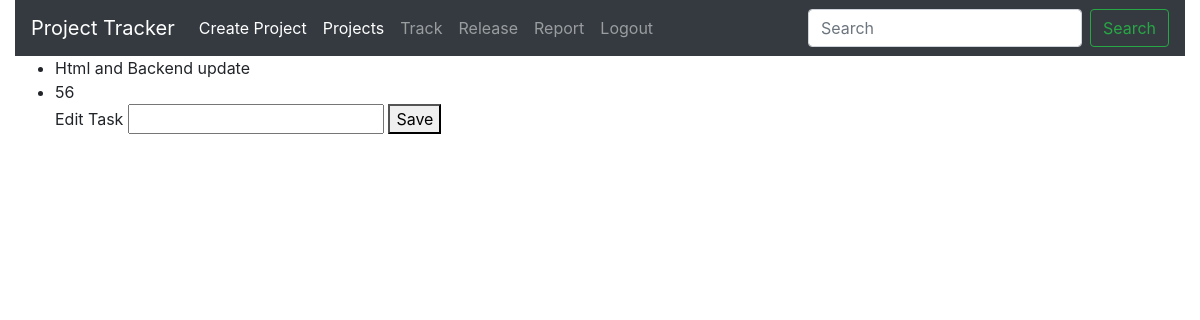
Page /1/task (signed in) on the earlier database version.
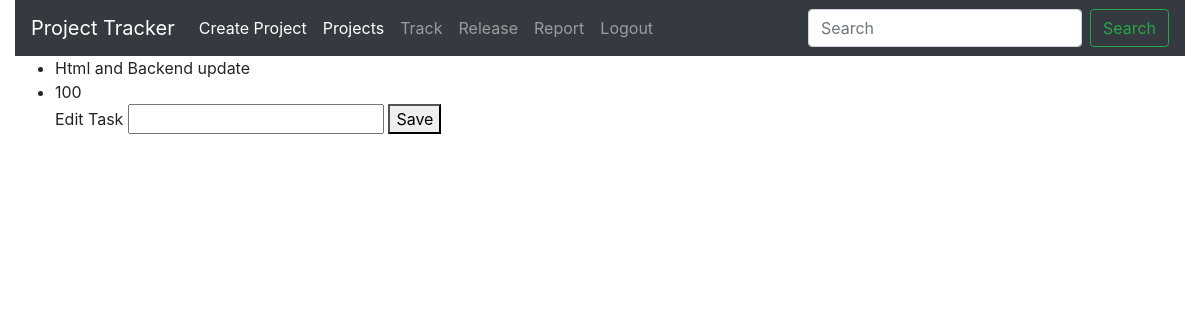
Same page on the later database version.
### Pmanage/models.py (models this page shows)
class Tasks(models.Model):
    projectid=models.ForeignKey(Project,on_delete=models.CASCADE,name="Pid")
    taskname=models.CharField(max_length=64)
    taskpercentage=models.IntegerField(default=0)

### Pmanage/views.py (the view)
# urls.py: path('<int:id>/task',views.task,name="inditask"),
@login_required
def task(request,id):
    print(id)
    task_id=Tasks.objects.filter(id=id)
    print(task_id)
    return render(request, "Pmanage/task.html",{"projects":task_id})

### Pmanage/templates/Pmanage/task.html (shortened to what this page needs)
{% extends 'Pmanage/layout.html' %}
{% block body %}
{% for p in projects %}
<ul>
    <form action="{% url 'Ptask' p.id %}">
    <li>{{p.taskname}}</li>
    <li>{{p.taskpercentage}}</li>
    <label>Edit Task</label>
    <input type="number" id="percent" name="percentage"/>
    <button id="but" value="{{p.taskpercentage}}">Save</button>
    </form>
</ul>
{% endfor %}
{% endblock %}

Differences in the rows shown:
changed Tasks "Html and Backend update": taskpercentage "56" → "100"
